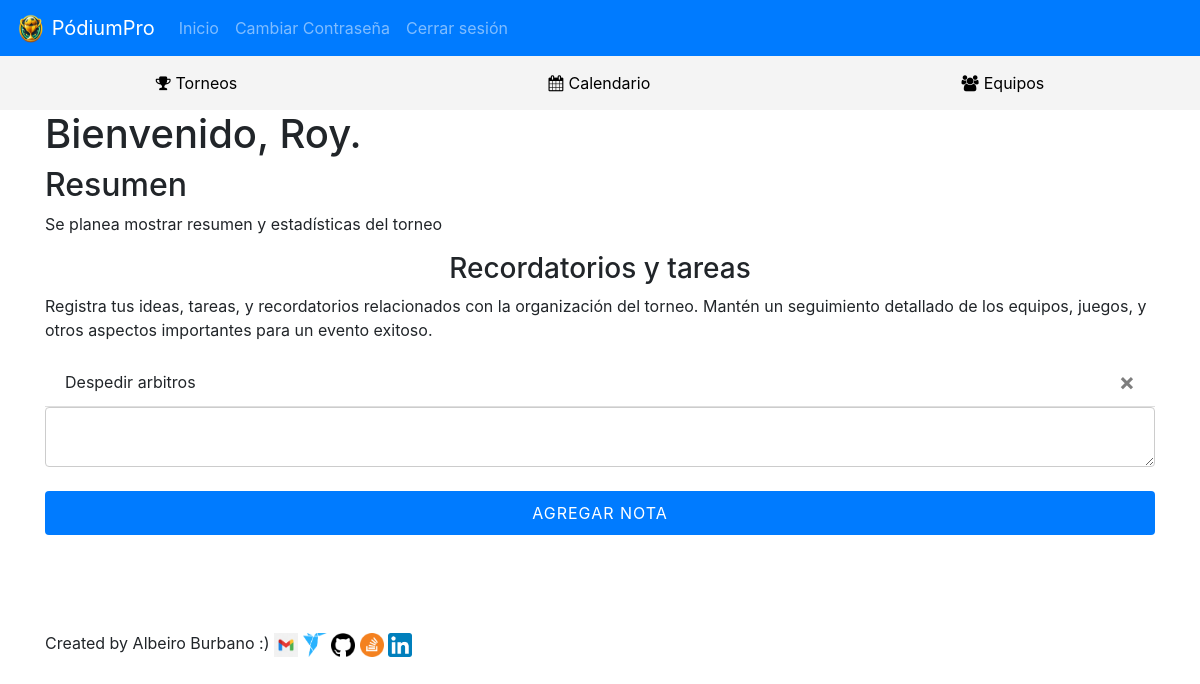
Page / (signed in) on the earlier database version.
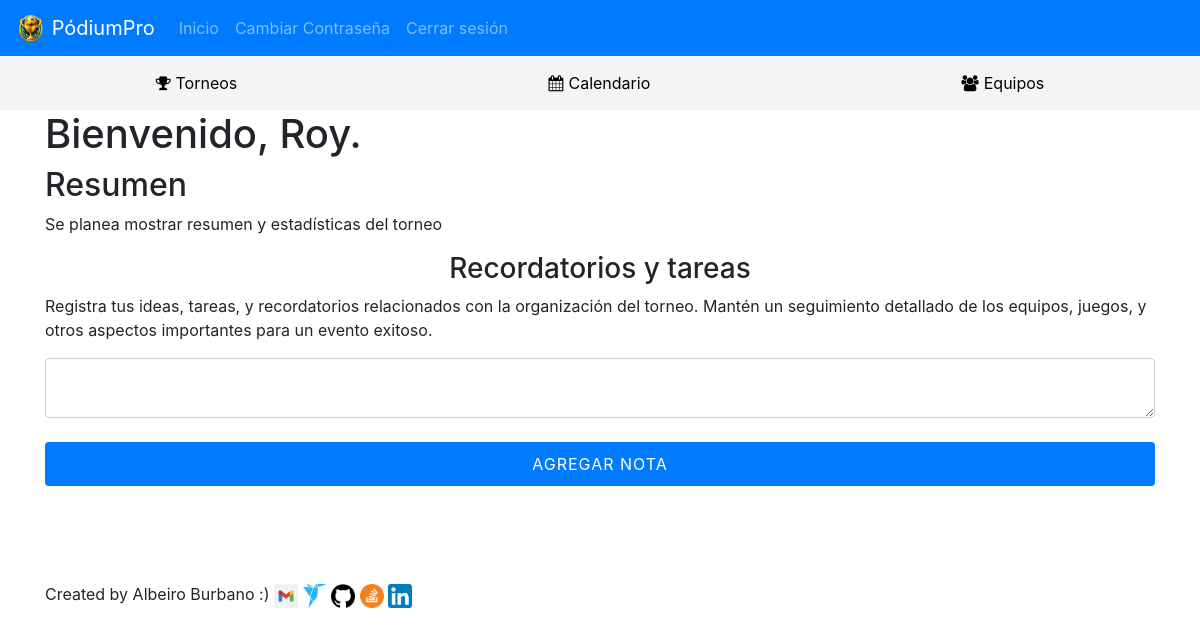
Same page on the later database version.
### website/models.py (models this page shows)
class User(db.Model, UserMixin):
    id = db.Column(db.Integer, primary_key=True)
    email = db.Column(db.String(150), unique=True)
    password = db.Column(db.String(150))
    first_name = db.Column(db.String(150))
    notes = db.relationship('Note')
    torneos = db.relationship('Torneo', back_populates='creador')
    equipos = db.relationship('Team', back_populates='creador')

class Note(db.Model):
    id = db.Column(db.Integer, primary_key=True)
    data = db.Column(db.String(10000))
    date = db.Column(db.DateTime(timezone=True), default=func.now())
    user_id = db.Column(db.Integer, db.ForeignKey('user.id'))

### website/views.py (the view, shortened to what this page needs)
@views.route('/', methods=['GET', 'POST'])
@login_required
def home():
    return render_template("home.html", user=current_user)

### website/__init__.py (called while the page is built)
def create_app():
    app = Flask(__name__)
    app.config['SECRET_KEY'] = 'hjshjhdjah kjshkjdhjs'
    app.config['SQLALCHEMY_DATABASE_URI'] = f'sqlite:///{DB_NAME}'
    db.init_app(app)
    from .views import views
    from .auth import auth
    app.register_blueprint(views, url_prefix='/')
    app.register_blueprint(auth, url_prefix='/')
    from .models import User, Note
    with app.app_context():
        db.create_all()
    login_manager = LoginManager()
    login_manager.login_view = 'views.guest'
    login_manager.init_app(app)
    @login_manager.user_loader
    def load_user(id):
        return User.query.get(int(id))
    return app

### website/templates/home.html (shortened to what this page needs)
{% extends "base.html" %}
{% block content %}
{% if current_user.is_authenticated %}
    <div class="welcome-message">
        <h1>Bienvenido, {{ current_user.first_name }}.</h1>
    </div>
{% endif %}
<div id="Resumen">
    <h2>Resumen</h2>
    <p>Se planea mostrar resumen y estadísticas del torneo</p>
</div>
<h3 align="center">Recordatorios y tareas</h3>
<p>Registra tus ideas, tareas, y recordatorios relacionados con la organización
  del torneo. Mantén un seguimiento detallado de los equipos, juegos, y otros
  aspectos importantes para un evento exitoso.</p>
<ul class="list-group list-group-flush" id="notes">
  {% for note in user.notes %}
  <li class="list-group-item">
    {{ note.data }}
    <button type="button" class="close" onClick="deleteNote({{ note.id }})">
      <span aria-hidden="true">&times;</span>
    </button>
  </li>
  {% endfor %}
  <form method="POST">
    <textarea name="note" id="note" class="form-control"></textarea>
    <br />
    <div align="center">
      <button type="submit" class="btn btn-primary">Agregar nota</button>
    </div>
  </form>
</ul>
<br>
<br>
<br>
<br>
<div id="mi-firma">
  <span>Created by Albeiro Burbano :)  </span>
  <a href="mailto:aburbanot@unal.edu.co">
        <img src="../static/email-icon.png" alt="Enviar correo" style="width: 24px; height: 24px; vertical-align: middle;">
    </a>
  <a href="https://www.freelancer.com/u/Albeiro73?sb=t">
      <img src="../static/free-icon .png" alt="Ver perfil en freelancer" style="width: 24px; height: 24px; vertical-align: middle;">
  </a>
  <a href="https://github.com/AlbeiroBurbanoTobar/ppi_pl_BurbanoA">
    <img src="../static/git-icon.png" alt="Ver repositorio" style="width: 24px; height: 24px; vertical-align: middle;">
  </a>
  <a href="https://stackoverflow.com/users/24090991/albeiro-burbano">
    <img src="../static/stack-icon.png" alt="Mira el perfil de stackoverflow" style="width: 24px; height: 24px; vertical-align: middle;">
  </a>
  <a href="http://www.linkedin.com/in/albeiro-jose-burbano-tobar-759ba4297">
    <img src="../static/link-icon.png" alt="Mira el perfil de linkedin" style="width: 24px; height: 24px; vertical-align: middle;">
  </a>
</div>
{% endblock %}

### website/templates/base.html (shortened to what this page needs)
<!DOCTYPE html>
<html>
  <head>
    <link
      rel="stylesheet"
      href="https://stackpath.bootstrapcdn.com/bootstrap/4.4.1/css/bootstrap.min.css"
    />
    <link
      rel="stylesheet"
      href="https://stackpath.bootstrapcdn.com/font-awesome/4.7.0/css/font-awesome.min.css"
    />
    <link rel="stylesheet" href="{{ url_for('static', filename='css/style.css') }}">
    <link rel="stylesheet" href="{{ url_for('static', filename='css/equipos.css') }}">
  </head>
  <body>
    <nav class="navbar navbar-expand-lg navbar-dark bg-primary">
      <a class="navbar-brand" href="/">
        <img src="../static/logo.png" width="30" height="30" class="d-inline-block align-top" alt="">
        PódiumPro
      </a>
      <div class="collapse navbar-collapse" id="navbar">
        <div class="navbar-nav">
          {% if user.is_authenticated %}
          <a class="nav-item nav-link" id="home" href="/">Inicio</a>
           <a class="nav-item nav-link" id="changePassword" href="/change-password">Cambiar Contraseña</a>
          <a class="nav-item nav-link" id="logout" href="/logout">Cerrar sesión</a>
        </div>
          {% else %}
          <a class="nav-item nav-link" id="login" href="/login">Iniciar sesión</a>
          <a class="nav-item nav-link" id="signUp" href="{{ url_for('auth.privacy_policy') }}">Regístrate</a>
          {% endif %}
        </div>
    </nav>
    {% if user.is_authenticated %}
    <div class="sidebar-container">
        <div class="sidebar">
          <a href="{{ url_for('views.tournaments') }}">
            <i class="fa fa-trophy" aria-hidden="true"></i> Torneos
        </a>
        <a href="{{ url_for('views.calendar') }}">
            <i class="fa fa-calendar" aria-hidden="true"></i> Calendario
        </a>
        <a href="{{ url_for('views.teams') }}">
            <i class="fa fa-users" aria-hidden="true"></i> Equipos
        </a>
        </div>
    </div>
    {% endif %}
    <div class="container">{% block content %} {% endblock %}</div>
  </body>
</html>

### website/static/css/style.css (style rules this page uses)
.sidebar-container { width: 100%; background-color: #f4f4f4; padding: 10px 0; }
.sidebar a { display: flex; align-items: center; color: black; text-decoration: none; padding: 5px 10px; }
.sidebar { display: flex; justify-content: space-around; align-items: center; }
.sidebar a i { margin-right: 5px; }
select, button { padding: 10px; border-radius: 5px; border: 1px solid #007bff; background-color: #f8f8f8; cursor: pointer; transition: background-color 0.3s ease; }

### website/static/css/equipos.css (style rules this page uses)
.form-control { width: 100%; padding: 8px 10px; border: 1px solid #ccc; border-radius: 4px; box-sizing: border-box; font-size: 14px; }
.btn-primary { width: 100%; padding: 10px; border: none; background-color: #007bff; color: white; border-radius: 4px; cursor: pointer; font-size: 16px; text-transform: uppercase; letter-spacing: 1px; }

Differences in the rows shown:
removed Note: data "Despedir arbitros"
